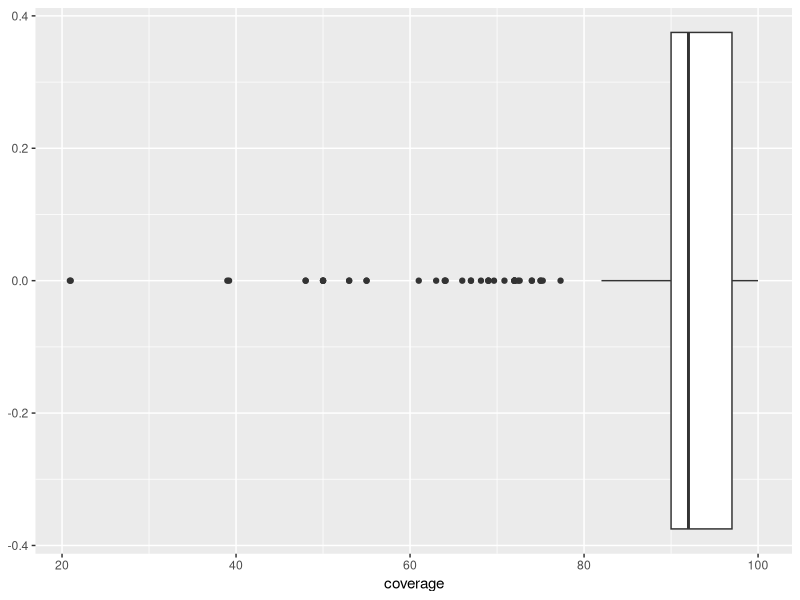
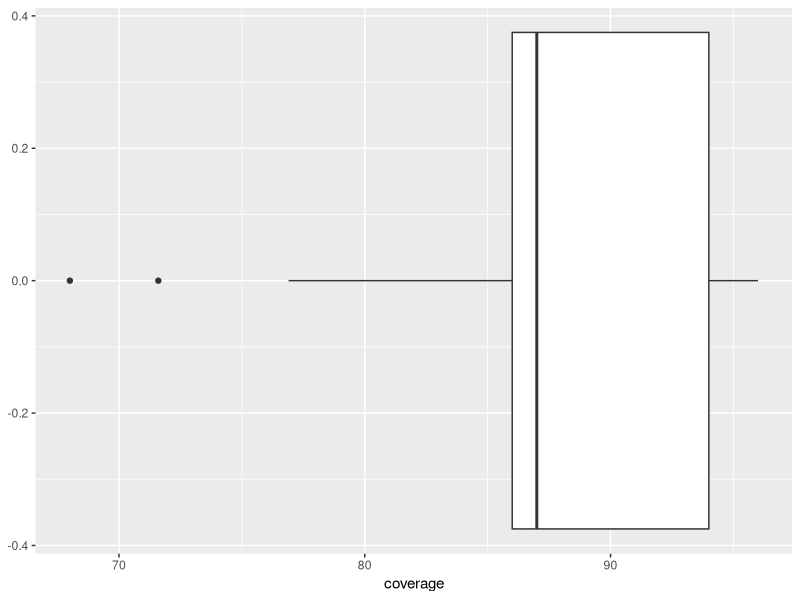
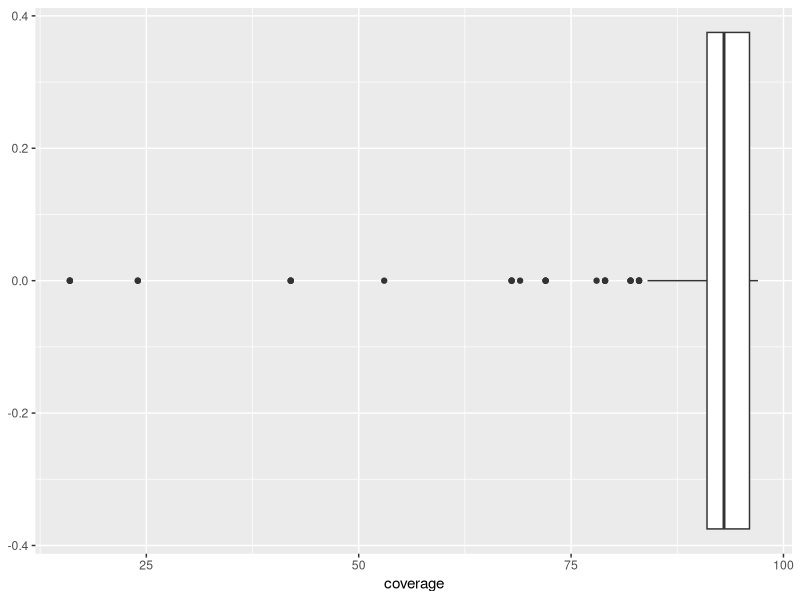
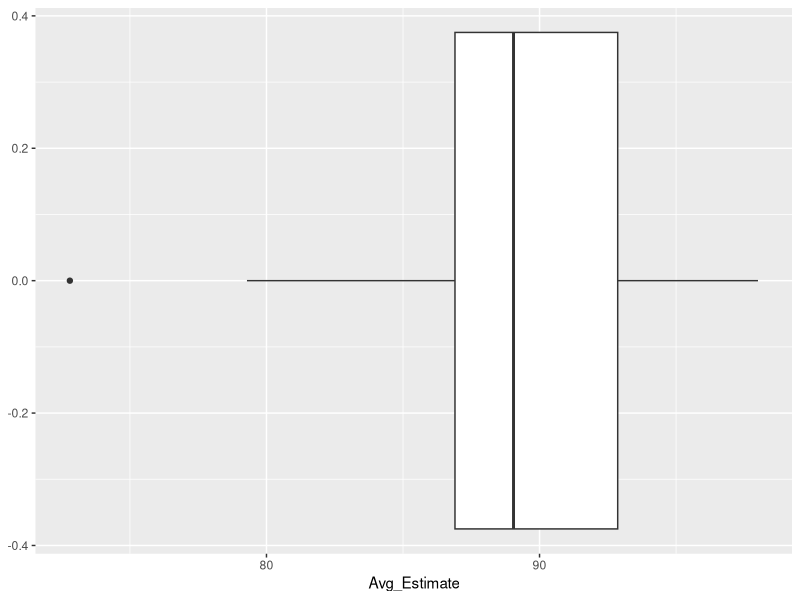
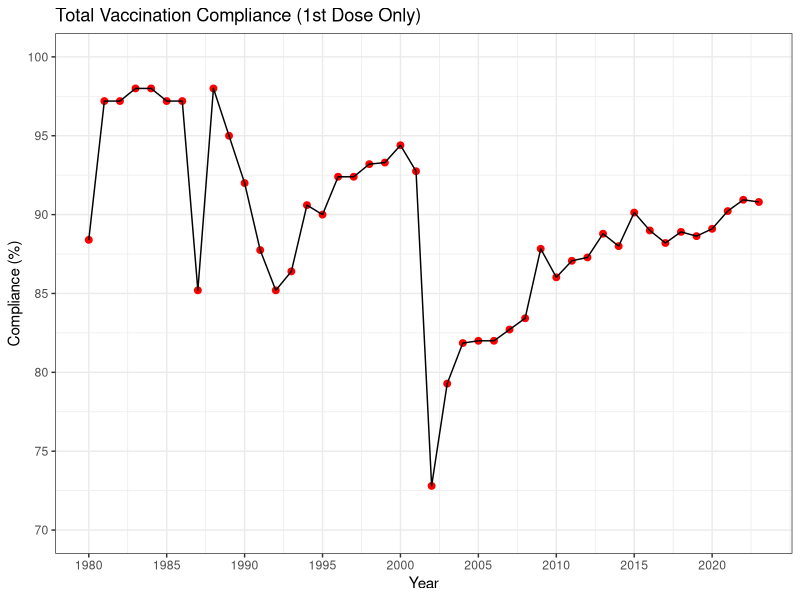
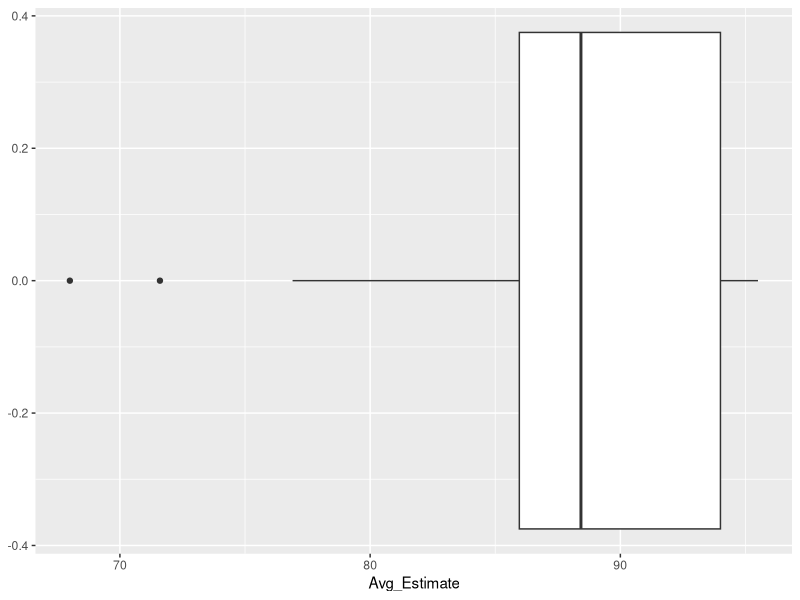
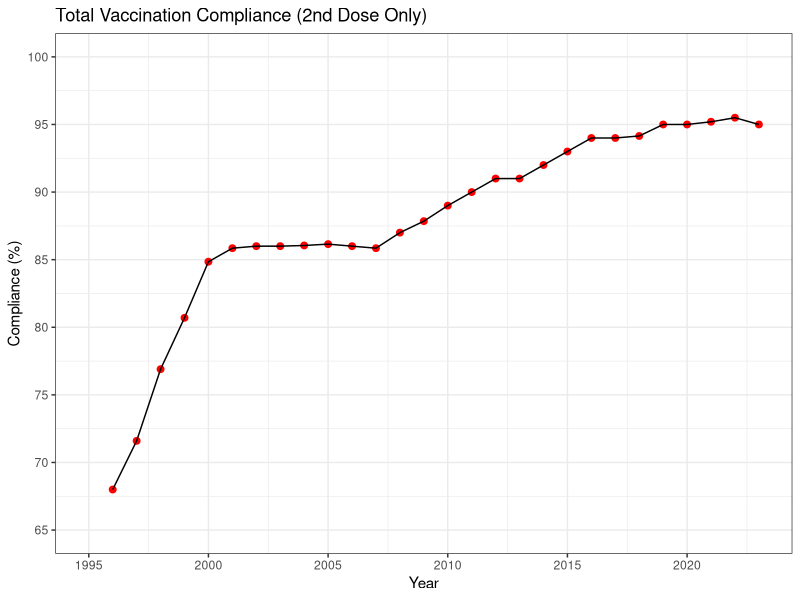
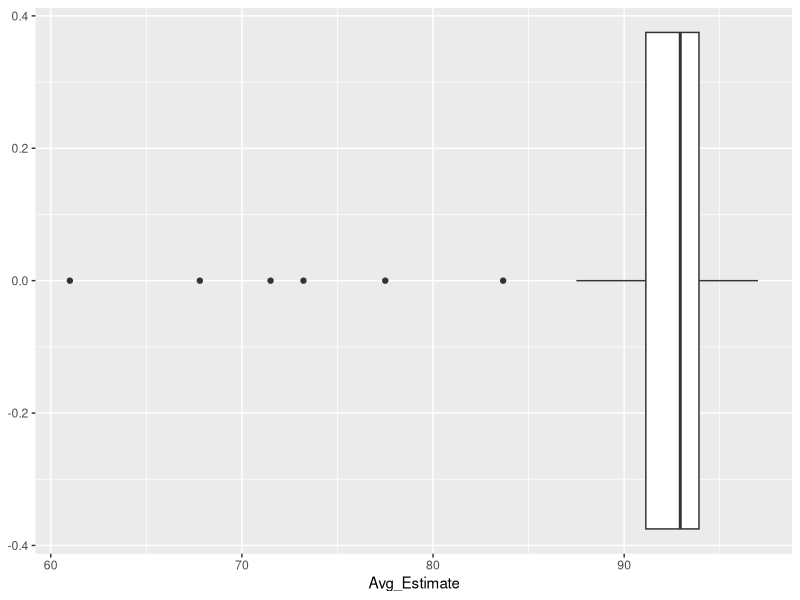

R code for these plots, in order:
## ---- chunk 1
library(tidyverse)
library(psych)
library(magrittr)
library(readxl)
library(patchwork)
library(scales)
## ---- chunk 2
#Vaccination Data
DTP <- read_excel("Diphtheria tetanus toxoid and pertussis (DTP) vaccination coverage 2025-21-06 13-15 UTC.xlsx")
hep_B <- read_excel("Hepatitis B vaccination coverage 2025-21-06 23-50 UTC.xlsx")
rubella <- read_excel("Rubella vaccination coverage 2025-21-06 23-50 UTC.xlsx")
measles <- read_excel("Measles vaccination coverage 2025-21-06 23-46 UTC.xlsx")
polio <- read_excel("Poliomyelitis vaccination coverage 2025-21-06 20-50 UTC.xlsx")
## ---- chunk 3
#Reported Cases
D_cases <- read_excel("Diphtheria reported cases and incidence 2025-24-06 18-49 UTC.xlsx")
T_cases <- read_excel("Tetanus reported cases and incidence 2025-24-06 18-54 UTC.xlsx")
P_cases <- read_excel("Pertussis reported cases and incidence 2025-24-06 18-52 UTC.xlsx")
rubella_cases <- read_excel("Rubella reported cases and incidence 2025-24-06 18-53 UTC.xlsx")
measles_cases <- read_excel("Measles reported cases and incidence 2025-24-06 18-50 UTC.xlsx")
mumps_cases <- read_excel("Mumps reported cases and incidence 2025-24-06 18-51 UTC.xlsx")
## ---- chunk 4
head(DTP)
unique(DTP$ANTIGEN_DESCRIPTION)
## ---- chunk 5
head(hep_B)
unique(hep_B$ANTIGEN_DESCRIPTION)
## ---- chunk 6
head(measles)
unique(measles$ANTIGEN_DESCRIPTION)
## ---- chunk 7
head(polio)
unique(polio$ANTIGEN_DESCRIPTION)
## ---- chunk 8
head(rubella)
unique(rubella$ANTIGEN_DESCRIPTION)
## ---- chunk 9
WHO_vax <- rbind(DTP, hep_B, measles, polio, rubella)
## ---- chunk 10
head(D_cases)
## ---- chunk 11
head(T_cases)
## ---- chunk 12
head(P_cases)
## ---- chunk 13
head(measles_cases)
## ---- chunk 14
head(mumps_cases)
## ---- chunk 15
head(rubella_cases)
## ---- chunk 16
cases <- rbind(D_cases, T_cases, P_cases, rubella_cases, measles_cases, 
               mumps_cases)

cases %<>%
  pivot_longer(
    cols = -c(`Country / Region`, Disease),
    names_to = "year",
    values_to = "cases")

head(cases)
## ---- chunk 17
glimpse(WHO_vax)
sum(is.na(WHO_vax))
summary(WHO_vax)
## ---- chunk 18
glimpse(cases)
sum(is.na(cases))
summary(cases)
## ---- chunk 19
unique(WHO_vax$GROUP)
## ---- chunk 20
unique(WHO_vax$CODE)
## ---- chunk 21
unique(WHO_vax$NAME)
## ---- chunk 22
unique(WHO_vax$YEAR)
## ---- chunk 23
unique(WHO_vax$ANTIGEN)
## ---- chunk 24
unique(WHO_vax$ANTIGEN_DESCRIPTION)
## ---- chunk 25
unique(WHO_vax$COVERAGE_CATEGORY)
## ---- chunk 26
unique(WHO_vax$COVERAGE_CATEGORY_DESCRIPTION)
## ---- chunk 27
unique(WHO_vax$TARGET_NUMBER)
## ---- chunk 28
unique(WHO_vax$DOSES)
## ---- chunk 29
unique(WHO_vax$COVERAGE)
## ---- chunk 30
unique(cases$`Country / Region`)
## ---- chunk 31
unique(cases$Disease)
## ---- chunk 32
unique(cases$year)
class(cases$year)
## ---- chunk 33
unique(cases$cases)
class(cases$cases)
## ---- chunk 34
WHO_vax %<>%
  rename_with(tolower)

colnames(WHO_vax)

colnames(WHO_vax) <- c("region", "region_abbr", "location", "year", "antigen", 
                       "dose_type", "estimation_category", "estimation_type", 
                       "target_number", "doses", "coverage")
## ---- chunk 35
colnames(WHO_vax)
## ---- chunk 36
WHO_vax %<>% filter(!str_starts(region, "Exported:"))
## ---- chunk 37
unique(WHO_vax$region)

colSums(is.na(WHO_vax))
## ---- chunk 38
target_doses_na <- WHO_vax %>% 
  filter(is.na(target_number)|(is.na(doses)))

target_doses <- WHO_vax %>% 
  filter((target_number == 0) | (doses == 0))

target_doses_na
target_doses
## ---- chunk 39
WHO_vax %<>% select(-target_number, -doses)
## ---- chunk 40
glimpse(WHO_vax)
## ---- chunk 41
sum(is.na(WHO_vax$coverage))
## ---- chunk 42
WHO_vax %<>% filter(!is.na(coverage))
## ---- chunk 43
colSums(is.na(WHO_vax))
## ---- chunk 44
unique(WHO_vax$dose_type)
## ---- chunk 45
WHO_vax %>%
  filter(str_detect(dose_type, "birth dose total"))

WHO_vax %>%
  filter(dose_type == "HepB, birth dose (given within 24 hours of birth)")
## ---- chunk 46
hep_birth_avg <- WHO_vax %>%
  filter(str_detect(dose_type, "birth dose")) %>%
  group_by(region, region_abbr, location, year, estimation_category,
           estimation_type) %>%
  summarise(coverage = mean(coverage, na.rm = TRUE),
            dose_type = "HepB, birth dose",
            antigen = "HEPB_BD",
            .groups = "drop")
## ---- chunk 47
hep_birth_avg 
## ---- chunk 48
hep_birth_avg %<>% 
  relocate(dose_type, .before = 5)
hep_birth_avg %<>%
  relocate(antigen, .before = 5)
## ---- chunk 49
hep_birth_avg 
## ---- chunk 50
WHO_vax %<>% filter(!str_starts(dose_type, "HepB, birth dose"))

WHO_vax %<>% bind_rows(hep_birth_avg)
## ---- chunk 51
unique(WHO_vax$dose_type)

unique(WHO_vax$antigen)
## ---- chunk 52
WHO_vax_1 <- WHO_vax %>%
  filter(str_detect(dose_type, "1st dose"))

WHO_vax_1 %<>%
  bind_rows(hep_birth_avg)
## ---- chunk 53
glimpse(WHO_vax_1)

unique(WHO_vax_1$dose_type)
## ---- chunk 54
WHO_vax_2 <- WHO_vax %>%
  filter(str_detect(dose_type, "2nd dose"))
## ---- chunk 55
unique(WHO_vax_2$dose_type)
## ---- chunk 56
WHO_vax_3 <- WHO_vax %>%
  filter(str_detect(dose_type, "3rd dose"))
## ---- chunk 57
unique(WHO_vax_3$dose_type)
## ---- chunk 58
cases%<>%
  rename_with(tolower)
## ---- chunk 59
colnames(cases)
## ---- chunk 60
cases %<>% 
  filter(!str_starts(`country / region`, "Exported:"))
## ---- chunk 61
unique(cases$`country / region`)

sum(is.na(cases))
## ---- chunk 62
cases %<>%
  mutate(
    cases = gsub(",", "", cases),
    cases = na_if(cases, "NA"),
    cases = as.numeric(cases))

cases %<>%
  mutate(year= as.numeric(year))
## ---- chunk 63
class(cases$year)
class(cases$cases)
## ---- chunk 64
write.csv(cases, file = "preventable_disease_cases.csv", row.names = FALSE)

write.csv(WHO_vax, file = "WHO_vaccination_rates.csv", row.names = FALSE)

write.csv(WHO_vax_1, file = "WHO_vaccination_1.csv", row.names = FALSE)

write.csv(WHO_vax_2, file = "WHO_vaccination_2.csv", row.names = FALSE)

write.csv(WHO_vax_3, file = "WHO_vaccination_3.csv", row.names = FALSE)
## ---- chunk 65
describe(WHO_vax_1$coverage)
WHO_vax_1 %>%
  ggplot(aes(x = coverage)) +
  geom_boxplot()
## ---- chunk 66
describe(WHO_vax_2$coverage)
WHO_vax_2 %>%
  ggplot(aes(x = coverage)) +
  geom_boxplot()
## ---- chunk 67
describe(WHO_vax_3$coverage)
WHO_vax_3 %>%
  ggplot(aes(x = coverage)) +
  geom_boxplot()
## ---- chunk 68
year_1 <- WHO_vax_1 %>%
  group_by(year) %>%
  summarize(Avg_Estimate = mean(coverage, na.rm = TRUE))
## ---- chunk 69
describe(year_1$Avg_Estimate)
year_1 %>% 
  ggplot(aes(x = Avg_Estimate)) + 
  geom_boxplot()
## ---- chunk 70
year_1 %>%
  ggplot(aes(x = year, y = Avg_Estimate)) +
  geom_point(color = "red",
             size = 2) +
  geom_line(size = .5) +
  labs(title = "Total Vaccination Compliance (1st Dose Only)",
       x = "Year",
       y = "Compliance (%)") +
  scale_x_continuous(limits = c(1980, 2023),
                     breaks = seq(1980, 2023, by = 5)) +
    scale_y_continuous(limits = c(70, 100),
                     breaks = seq(70, 100, by = 5)) +
  theme_bw()
## ---- chunk 71
year_2 <- WHO_vax_2 %>%
  group_by(year) %>%
  summarize(Avg_Estimate = mean(coverage, na.rm = TRUE))
## ---- chunk 72
describe(year_2$Avg_Estimate)

year_2 %>% 
  ggplot(aes(x = Avg_Estimate)) + 
  geom_boxplot()
## ---- chunk 73
year_2 %>%
  ggplot(aes(x = year, y = Avg_Estimate)) +
  geom_point(color = "red",
             size = 2) +
  geom_line(size = .5) +
  labs(title = "Total Vaccination Compliance (2nd Dose Only)",
       x = "Year",
       y = "Compliance (%)") +
  scale_x_continuous(limits = c(1995, 2023),
                     breaks = seq(1995, 2023, by = 5)) +
    scale_y_continuous(limits = c(65, 100),
                     breaks = seq(65, 100, by = 5)) +
  theme_bw()
## ---- chunk 74
year_3 <- WHO_vax_3 %>%
  group_by(year) %>%
  summarize(Avg_Estimate = mean(coverage, na.rm = TRUE))
## ---- chunk 75
describe(year_3$Avg_Estimate)

year_3 %>% 
  ggplot(aes(x = Avg_Estimate)) + 
  geom_boxplot()
## ---- chunk 76
year_3 %>%
  ggplot(aes(x = year, y = Avg_Estimate)) +
  geom_point(color = "red",
             size = 2) +
  geom_line(size = .5) +
  labs(title = "Total Vaccination Compliance (3rd Dose Only)",
       x = "Year",
       y = "Compliance (%)") +
  scale_x_continuous(limits = c(1980, 2023),
                     breaks = seq(1980, 2023, by = 5)) +
    scale_y_continuous(limits = c(60, 100),
                     breaks = seq(60, 100, by = 5)) +
  theme_bw()
## ---- chunk 77
year_vax_1 <- WHO_vax_1 %>%
  group_by(year, dose_type) %>%
  summarize(Avg_Estimate = mean(coverage, na.rm = TRUE),
           .groups = "drop")
## ---- chunk 78
describe(year_vax_1$Avg_Estimate)
year_vax_1 %>% 
  ggplot(aes(x = Avg_Estimate)) + 
  geom_boxplot()
## ---- chunk 79
year_vax_1 %>%
  ggplot(aes(x = year, y = Avg_Estimate, color = dose_type)) +
  geom_point() +
  geom_line()
## ---- chunk 80
year_vax_2 <- WHO_vax_2 %>%
  group_by(year, antigen) %>%
  summarize(Avg_Estimate = mean(coverage, na.rm = TRUE),
            .groups = "drop")
## ---- chunk 81
describe(year_vax_2$Avg_Estimate)
year_vax_2 %>% 
  ggplot(aes(x = Avg_Estimate)) + 
  geom_boxplot()
## ---- chunk 82
year_vax_2 %>%
  ggplot(aes(x = year, y = Avg_Estimate, color = antigen)) +
  geom_point() +
  geom_line()
## ---- chunk 83
year_vax_3 <- WHO_vax_3 %>%
  group_by(year, antigen) %>%
  summarize(Avg_Estimate = mean(coverage, na.rm = TRUE),
            .groups = "drop")
## ---- chunk 84
describe(year_vax_3$Avg_Estimate)
year_vax_3 %>% 
  ggplot(aes(x = Avg_Estimate)) + 
  geom_boxplot()
## ---- chunk 85
year_vax_3 %>%
  ggplot(aes(x = year, y = Avg_Estimate, color = antigen)) +
  geom_point() +
  geom_line()
## ---- chunk 86
kid_vax <- read_csv("All_Vaccination_Data.csv")

type_comp <- kid_vax %>%
  filter(`Vaccine/Exemption` != "Exemption") %>%
  filter(`Geography Type` != "U.S. Median") %>%
  group_by(`School Year`, `Vaccine/Exemption`) %>% 
  summarize(
    Avg_Estimate = mean(`Estimate (%)`, na.rm = TRUE),
    .groups = "drop")
## ---- chunk 87
k_plot <- type_comp %>% 
  mutate(`School Year` = factor(`School Year`,  
                                levels = unique(`School Year`))) %>% 
  ggplot() + 
  geom_point(mapping = aes(x = `School Year`, 
                           y = Avg_Estimate,  
                           color = `Vaccine/Exemption`)) + 
  geom_line(mapping = aes(x = `School Year`, 
                          y = Avg_Estimate,  
                          group = `Vaccine/Exemption`, 
                          color = `Vaccine/Exemption`)) + 
  labs(title = "Kindergarten Vaccination Compliance by Vaccine", 
       x = "School Year", 
       y = "Compliance (%)", 
       color = "Vaccine") + 
  scale_color_manual(values = c(
    "DTP, DTaP, or DT" = "red",
    "Hepatitis B" = "orange",
    "MMR" = "forestgreen",
    "Polio" = "dodgerblue",
    "Varicella" = "purple")) +
  theme_light() + 
  theme(axis.text.x = element_text(angle = 45, hjust = 1)) 
## ---- chunk 88
vax_1_plot <- year_vax_1 %>%
  filter(year >= 2009) %>%
  ggplot(aes(x = year, y = Avg_Estimate, color = dose_type)) +
  geom_point() +
  geom_line() +
  labs(title = "Total Vaccination Compliance by Vaccine (1st Dose)",
       x = "Year",
       y = "Compliance (%)",
       color = "Vaccine") +
  scale_color_manual(values = c(
    "DTP-containing vaccine, 1st dose" = "red",
    "HepB, birth dose" = "orange",
    "Inactivated polio-containing vaccine, 1st dose" = "dodgerblue",
    "Measles-containing vaccine, 1st dose" = "darkgreen",
    "Rubella-containing vaccine, 1st dose" = "lightgreen"),
    labels = c(
      "DTP-containing vaccine, 1st dose" = "DTP",
      "HepB, birth dose" = "Hepatitis B",
      "Inactivated polio-containing vaccine, 1st dose" = "Polio",
      "Measles-containing vaccine, 1st dose" = "Measles-containing",
      "Rubella-containing vaccine, 1st dose" = "Rubella-containing"
    )) +
  scale_x_continuous(
    breaks = seq(2009, 2023, by = 2)) +
  theme_light() +
  theme(axis.text.x = element_text(angle = 45, hjust = 1))

vax_2_plot <- year_vax_2 %>%
  filter(year >= 2009) %>%
  ggplot(aes(x = year, y = Avg_Estimate, color = antigen)) +
  geom_point() +
  geom_line() +
  labs(title = "Total Vaccination Compliance by Vaccine (2nd Dose)",
       x = "Year",
       y = "Complaicne (%)",
       color = "Vaccine") +
  scale_color_manual(values = c("IPV2" = "dodgerblue",
                                "MCV2" = "darkgreen"),
                     labels = c("IPV2"= "Polio",
                                "MCV2" = "Measles-containing")) +
  scale_x_continuous(
    breaks = seq(2009, 2023, by = 2)) +
  theme_light() +
  theme(axis.text.x = element_text(angle = 45, hjust = 1))

vax_3_plot <- year_vax_3 %>%
  filter(year >= 2009) %>%
  ggplot(aes(x = year, y = Avg_Estimate, color = antigen)) +
  geom_point() +
  geom_line() +
  labs(title = "Total Vaccination Compliance by Vaccine (3rd Dose)",
       x = "Year",
       y = "Compliance (%)",
       color = "Vaccine") +
  scale_color_manual(values = c("DTPCV3" = "red",
                                "HEPB3" = "orange",
                                "POL3" = "dodgerblue"),
                     labels = c("DTPCV3" = "DTP",
                                "HEPB3" = "Hepatitis B",
                                "POL3" = "Polio")) +
  scale_x_continuous(
    breaks = seq(2009, 2023, by = 2)) +
  theme_light() +
  theme(axis.text.x = element_text(angle = 45, hjust = 1))
## ---- chunk 89
(k_plot | vax_1_plot) / (vax_2_plot | vax_3_plot)
## ---- chunk 90
vax_1_plot_new <- year_vax_1 %>%
  ggplot(aes(x = year, y = Avg_Estimate, color = dose_type)) +
  geom_point() +
  geom_line() +
  labs(title = "Total Vaccination Compliance by Vaccine (1st Dose)",
       x = "Year",
       y = "Compliance (%)",
       color = "Vaccine") +
  scale_color_manual(values = c(
    "DTP-containing vaccine, 1st dose" = "red",
    "HepB, birth dose" = "orange",
    "Inactivated polio-containing vaccine, 1st dose" = "dodgerblue",
    "Measles-containing vaccine, 1st dose" = "darkgreen",
    "Rubella-containing vaccine, 1st dose" = "lightgreen"),
    labels = c(
      "DTP-containing vaccine, 1st dose" = "DTP",
      "HepB, birth dose" = "Hepatitis B",
      "Inactivated polio-containing vaccine, 1st dose" = "Polio",
      "Measles-containing vaccine, 1st dose" = "Measles-containing",
      "Rubella-containing vaccine, 1st dose" = "Rubella-containing"
    )) +
  theme_light() +
  theme(axis.text.x = element_text(angle = 45, hjust = 1))

vax_2_plot_new <- year_vax_2 %>%
  ggplot(aes(x = year, y = Avg_Estimate, color = antigen)) +
  geom_point() +
  geom_line() +
  labs(title = "Total Vaccination Compliance by Vaccine (2nd Dose)",
       x = "Year",
       y = "Complaicne (%)",
       color = "Vaccine") +
  scale_color_manual(values = c("IPV2" = "dodgerblue",
                                "MCV2" = "darkgreen"),
                     labels = c("IPV2"= "Polio",
                                "MCV2" = "Measles-containing")) +
  theme_light() +
  theme(axis.text.x = element_text(angle = 45, hjust = 1))

vax_3_plot_new <- year_vax_3 %>%
  ggplot(aes(x = year, y = Avg_Estimate, color = antigen)) +
  geom_point() +
  geom_line() +
  labs(title = "Total Vaccination Compliance by Vaccine (3rd Dose)",
       x = "Year",
       y = "Compliance (%)",
       color = "Vaccine") +
  scale_color_manual(values = c("DTPCV3" = "red",
                                "HEPB3" = "orange",
                                "POL3" = "dodgerblue"),
                     labels = c("DTPCV3" = "DTP",
                                "HEPB3" = "Hepatitis B",
                                "POL3" = "Polio")) +
  theme_light() +
  theme(axis.text.x = element_text(angle = 45, hjust = 1))

vax_1_plot_new
vax_2_plot_new / vax_3_plot_new
## ---- chunk 91
cases %>%
  filter(disease == "Diphtheria") %>%
  pull(cases) %>%
  describe()

cases %>%
  filter(disease == "Diphtheria") %>%
  ggplot(aes(y = cases)) + geom_boxplot()
## ---- chunk 92
cases %>%
  filter(disease == "Total tetanus") %>%
  pull(cases) %>%
  describe()

cases %>%
  filter(disease == "Total tetanus") %>%
  ggplot(aes(y = cases)) + geom_boxplot()
## ---- chunk 93
cases %>%
  filter(disease == "Pertussis") %>%
  pull(cases) %>%
  describe()

cases %>%
  filter(disease == "Pertussis") %>%
  ggplot(aes(y = cases)) + geom_boxplot()
## ---- chunk 94
cases %>%
  filter(disease == "Rubella") %>%
  pull(cases) %>%
  describe()

cases %>%
  filter(disease == "Rubella") %>%
  ggplot(aes(y = cases)) + geom_boxplot()
## ---- chunk 95
cases %>%
  filter(disease == "Measles") %>%
  pull(cases) %>%
  describe()

cases %>%
  filter(disease == "Measles") %>%
  ggplot(aes(y = cases)) + geom_boxplot()
## ---- chunk 96
cases %>%
  filter(disease == "Mumps") %>%
  pull(cases) %>%
  describe()

cases %>%
  filter(disease == "Mumps") %>%
  ggplot(aes(y = cases)) + geom_boxplot()
## ---- chunk 97
cases_plot <- cases %>%
  filter(year >= 2009) %>%
  filter(!is.na(cases)) %>%
  ggplot() +
  geom_point(mapping = aes(x = year,
                           y = cases,
                           color = disease)) +
  geom_line(mapping = aes(x = year,
                          y = cases,
                          group = disease,
                          color = disease)) +
  labs(title = "Reported Cases of Vaccine Preventable Disease",
       x = "Year",
       y = "Reported Cases",
       color = "Disease") +
  scale_color_manual(values = c("Diphtheria" = "maroon4",
                                "Measles" = "green",
                                "Mumps" = "darkgreen",
                                "Rubella" = "aquamarine4",
                                "Pertussis" = "red",
                                "Total tetanus" = "red4")) +
  scale_x_continuous(breaks = seq(2009, 2023, by = 2)) +
  theme_light() +
  theme(axis.text.x = element_text(angle = 45, hjust = 1))

mmr_plot <- cases %>%
  filter(!disease %in% c("Pertussis", "Diphtheria", "Total tetanus")) %>%
  filter(year >= 2009) %>%
  filter(!is.na(cases)) %>%
  ggplot() +
  geom_point(mapping = aes(x = year,
                           y = cases,
                           color = disease)) +
  geom_line(mapping = aes(x = year,
                          y = cases,
                          group = disease,
                          color = disease)) +
  labs(title = "Reported Cases of Vaccine Preventable Diseases",
       subtitle = "Only Measles, Mumps and Rubella",
       x = "Year",
       y = "Reported Cases",
       color = "Disease") +
   scale_color_manual(values = c("Diphtheria" = "maroon4",
                                 "Total tetanus" = "red4",
                                 "Measles" = "green",
                                 "Mumps" = "darkgreen",
                                 "Rubella" = "aquamarine4")) +
  scale_x_continuous (breaks = seq(2009, 2023, by = 2)) +
  theme_light() + 
  theme(axis.text.x = element_text(angle = 45, hjust = 1))

(k_plot| vax_1_plot) / (cases_plot | mmr_plot)
## ---- chunk 98
cases %>%
  filter(disease == "Diphtheria") %>%
  summarise(total_cases = sum(cases, na.rm = TRUE))

cases %>%
  filter(disease == "Total tetanus") %>%
  summarise(total_cases = sum(cases, na.rm = TRUE))

cases %>%
  filter(disease == "Pertussis") %>%
  summarise(total_cases = sum(cases, na.rm = TRUE))
## ---- chunk 99
cases_plot_new <- cases %>%
  filter(!is.na(cases)) %>%
  ggplot() +
  geom_point(mapping = aes(x = year,
                           y = cases,
                           color = disease)) +
  geom_line(mapping = aes(x = year,
                          y = cases,
                          group = disease,
                          color = disease)) +
  labs(title = "Reported Cases of Vaccine Preventable Disease",
       x = "Year",
       y = "Reported Cases",
       color = "Disease") +
  scale_color_manual(values = c("Diphtheria" = "maroon4",
                                "Measles" = "green",
                                "Mumps" = "darkgreen",
                                "Rubella" = "aquamarine4",
                                "Pertussis" = "red",
                                "Total tetanus" = "red4")) +
  theme_light() +
  theme(axis.text.x = element_text(angle = 45, hjust = 1))

mmr_plot_new <- cases %>%
  filter(!is.na(cases)) %>%
  filter(!disease %in% c("Pertussis", "Diphtheria", "Total tetanus")) %>%
  ggplot() +
  geom_point(mapping = aes(x = year,
                           y = cases,
                           color = disease)) +
  geom_line(mapping = aes(x = year,
                          y = cases,
                          group = disease,
                          color = disease)) +
  labs(title = "Reported Cases of Vaccine Preventable Diseases",
       subtitle = "Only Measles, Mumps and Rubella",
       x = "Year",
       y = "Reported Cases",
       color = "Disease") +
   scale_color_manual(values = c("Diphtheria" = "maroon4",
                                 "Total tetanus" = "red4",
                                 "Measles" = "green",
                                 "Mumps" = "darkgreen",
                                 "Rubella" = "aquamarine4")) +
  theme_light() + 
  theme(axis.text.x = element_text(angle = 45, hjust = 1))

cases_plot_new | mmr_plot_new
